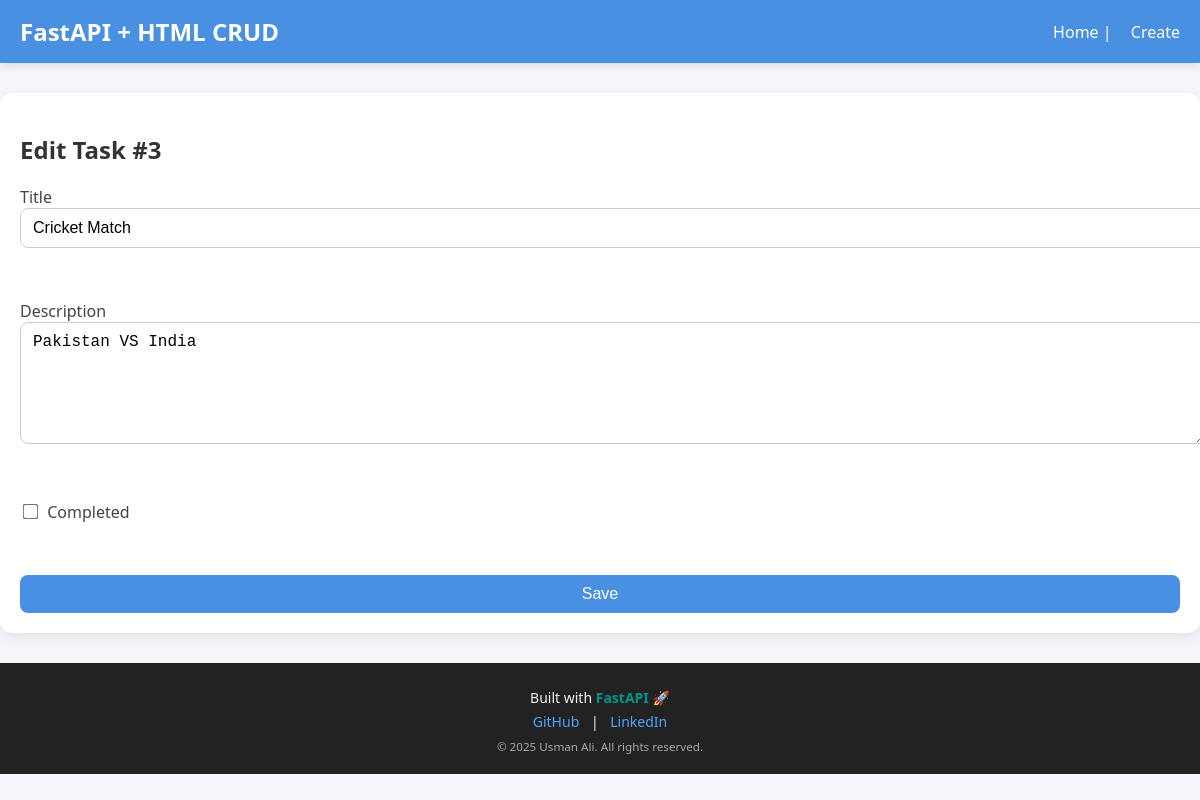
The page /edit/3 on the database its author committed.
### models.py (models this page shows)
class Task(Base):
    __tablename__ = "tasks"
    id = Column(Integer, primary_key=True, index=True)
    title = Column(String(200), nullable=False)
    description = Column(Text, default="")
    completed = Column(Boolean, default=False)

### main.py (the view)
@app.get("/edit/{task_id}")
def edit_task_form(request: Request, task_id: int, db: Session = Depends(get_db_session)):
    task = db.query(Task).filter(Task.id == task_id).first()
    if not task:
        raise HTTPException(status_code=404, detail="Task not found")
    return templates.TemplateResponse("edit.html", {"request": request, "task": task})

### templates/edit.html (shortened to what this page needs)
{% extends "base.html" %} {% block content %}
<h2>Edit Task #{{ task.id }}</h2>
<form method="post" action="/edit/{{ task.id }}">
  <label
    >Title<br /><input
      type="text"
      name="title"
      value="{{ task.title }}"
      required /></label
  ><br />
  <label
    >Description<br /><textarea name="description">
{{ task.description }}</textarea
    ></label
  ><br />
  <label
    ><input
      type="checkbox"
      name="completed"
      value="1"
    />
    Completed</label
  ><br />
  <button type="submit">Save</button>
</form>
{% endblock %}

### static/style.css (style rules this page uses)
body { font-family: "Segoe UI", Tahoma, Geneva, Verdana, sans-serif; margin: 0; background: #f4f6f9; color: #333; animation: fadeIn 0.6s ease-in-out; }
h2 { margin-bottom: 20px; color: #333; }
form { display: flex; flex-direction: column; gap: 15px; animation: slideUp 0.6s ease; }
label { font-weight: 500; color: #444; }
input[type="text"], textarea { width: 100%; padding: 10px 12px; border: 1px solid #ccc; border-radius: 8px; font-size: 1rem; transition: all 0.3s ease; }
textarea { min-height: 100px; resize: vertical; }
input[type="checkbox"] { margin-right: 6px; transform: scale(1.2); }
button { padding: 10px 15px; background: #4a90e2; color: #fff; font-size: 1rem; border: none; border-radius: 8px; cursor: pointer; transition: all 0.3s ease; }

### rows shown on the page
Task: id "3", title "Cricket Match", description "Pakistan VS India"
